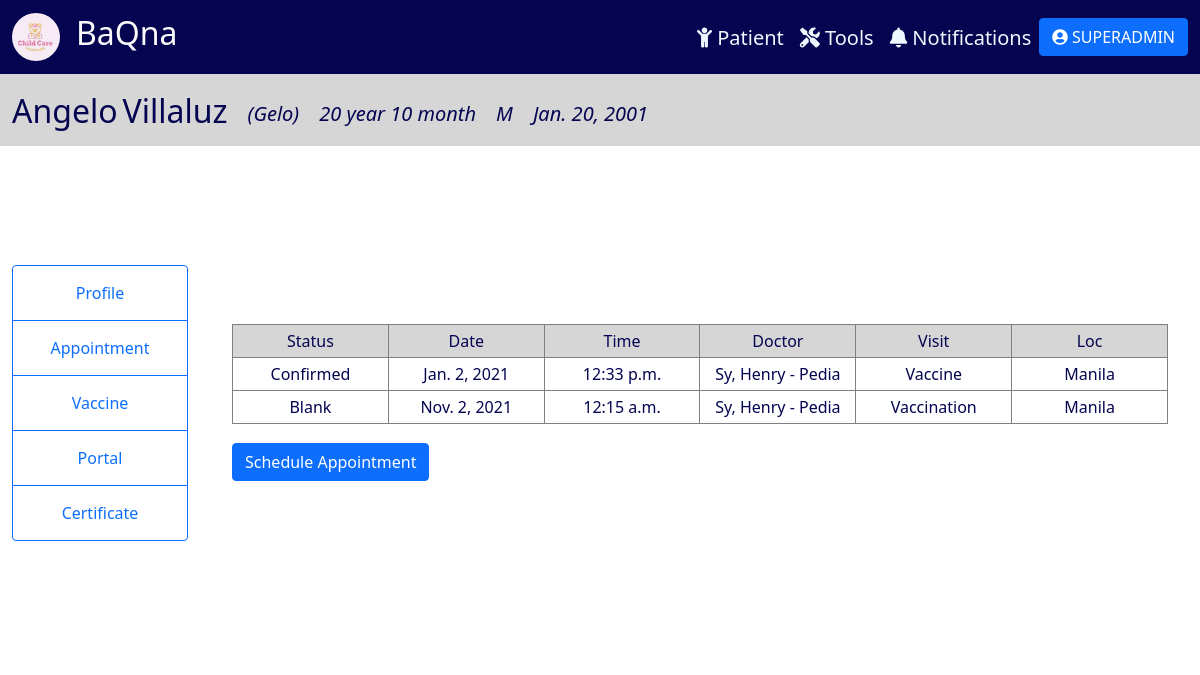
The app's page /appointment/1 (signed in), older data.
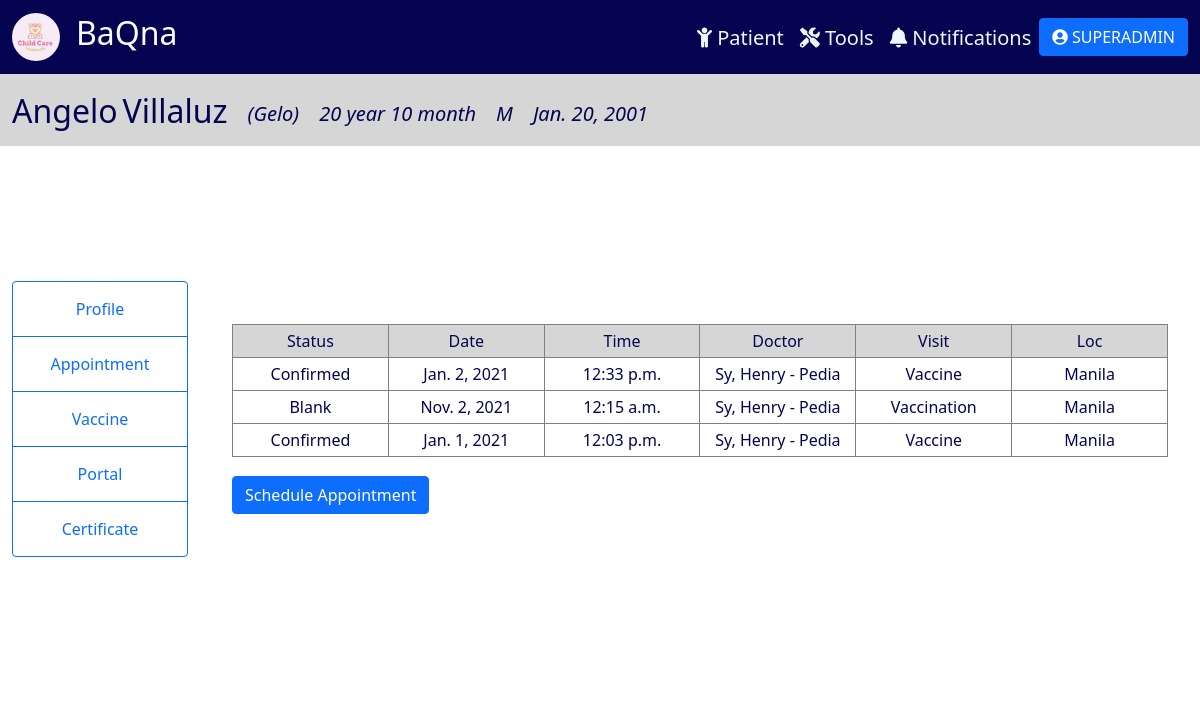
The same page, newer data.
### tracker/models.py (models this page shows, shortened)
class Appointment(models.Model):
    STATUS = (
        ('Blank','Blank'),
        ('Confirmed', 'Confirmed'),
        ('Cancelled', 'Cancelled'),
        ('Rescheduled', 'Rescheduled'),
        ('Requested', 'Requested'),
    )
    patient = models.ForeignKey(Patient, null=True, on_delete=models.CASCADE)
    status = models.CharField(max_length=100, choices=STATUS, null=True)
    date = models.DateField(null=True)
    time = models.TimeField(null=True)
    doctor = models.ForeignKey(Physician, on_delete=models.CASCADE)
    visit = models.CharField(max_length=100, null=True)
    location = models.CharField(max_length=100, null=True)

class Physician(models.Model):
    last_name = models.CharField(max_length=100, null=True)
    first_name = models.CharField(max_length=100, null=True)
    age = models.IntegerField(null=True)
    cell_no = PhoneNumberField(null=True, blank=True)
    specialization = models.CharField(max_length=100, null=True)
    email = models.EmailField(max_length=100, null=True)
    def __str__(self):
        return self.last_name + ", " + self.first_name + ' - ' + self.specialization

### tracker/views.py (the view, shortened to what this page needs)
# urls.py: path('appointment/<str:pk>', views.appointment, name = 'appointment'),
@login_required(login_url='login')
def appointment(request, pk):
    patient = Patient.objects.get(id=pk)
    appointment_form = AppointmentForm(initial={'patient': patient})
    appointments = Appointment.objects.all()
    curr_date = datetime.date.today()
    months = curr_date.month - patient.birthdate.month
    years = curr_date.year - patient.birthdate.year
    age = "{} year {} month".format(years, months)
    data = {
        'patient': patient,
        'appointment_form': appointment_form,
        'appointments': appointments,
        'age': age,
    }
    return render(request, 'patientmonitoring/appointment.html', data)

### tracker/templates/patientmonitoring/appointment.html (shortened to what this page needs)
{% include 'patientmonitoring/info_header.html' %}
{% block content %}
<div class="container-fluid" style="padding:1%; ">
    <div class="row">
        <div class="col-lg-2" style="background-color: rgb(255, 255, 255);display: flex; justify-content: center; align-items: center; padding-top: 8%; padding-bottom: 8%;">
          <div class="btn-group-vertical" style="display: block;">
            <a class="btn btn-outline-primary" href="{% url 'patient' patient.id %}">Profile</a>
            <a class="btn btn-outline-primary" href="#">Appointment</a>
            <a class="btn btn-outline-primary">Vaccine</a>
            <a class="btn btn-outline-primary" href="{% url 'portal' patient.id%}">Portal</a>
            <a class="btn btn-outline-primary" href="{% url 'certificate' patient.id %}">Certificate</a>
          </div>
        </div>
        <div class="col-lg-10" style="background-color: white; padding-top: 8%; padding-bottom: 8%;">
          <div class="appointment-table">
            <table class="table-bordered align-middle table-sm" style="width: 100%;">
              <thead class="thead-warning" style="background-color: rgb(214, 214, 214);">
                <tr>
                  <td>Status</td>
                  <td>Date</td>
                  <td>Time</td>
                  <td>Doctor</td>
                  <td>Visit</td>
                  <td>Loc</td>
                </tr>
              </thead>
              {% for appointment in appointments %}
                {% if appointment.patient == patient  %}
              <tbody>
                <tr>
                  <td>{{appointment.status}}</td>
                  <td>{{appointment.date}}</td>
                  <td>{{appointment.time}}</td>
                  <td>{{appointment.doctor}}</td>
                  <td>{{appointment.visit}}</td>
                  <td>{{appointment.location}}</td>
                </tr>
              </tbody>
                {% endif %}
              {% endfor %}
            </table>
            <button class="btn btn-primary" data-bs-toggle="modal" data-bs-target="#schedule" style="margin-top: 2%;">
              Schedule Appointment
            </button>
          </div>
        </div>
    </div>
</div>
{% endblock content %}

Row changes from the older to the newer data that the page shows:
added Appointment: status "Confirmed", date "Jan. 1, 2021", time "12:03 p.m.", doctor "Sy, Henry - Pedia", visit "Vaccine", location "Manila"
